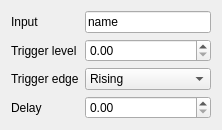
<?xml version="1.0" encoding="UTF-8"?>
<ui version="4.0">
 <class>Form</class>
 <widget class="QWidget" name="Form">
  <property name="geometry">
   <rect>
    <x>0</x>
    <y>0</y>
    <width>222</width>
    <height>124</height>
   </rect>
  </property>
  <property name="windowTitle">
   <string>Form</string>
  </property>
  <layout class="QFormLayout" name="formLayout">
   <item row="0" column="0">
    <widget class="QLabel" name="label">
     <property name="text">
      <string>Input</string>
     </property>
    </widget>
   </item>
   <item row="0" column="1">
    <widget class="QLineEdit" name="nameLineEdit">
     <property name="text">
      <string>name</string>
     </property>
     <property name="readOnly">
      <bool>true</bool>
     </property>
    </widget>
   </item>
   <item row="1" column="0">
    <widget class="QLabel" name="label_2">
     <property name="text">
      <string>Trigger level</string>
     </property>
    </widget>
   </item>
   <item row="2" column="0">
    <widget class="QLabel" name="label_3">
     <property name="text">
      <string>Trigger edge</string>
     </property>
    </widget>
   </item>
   <item row="2" column="1">
    <widget class="QComboBox" name="edgeComboBox">
     <item>
      <property name="text">
       <string>Rising</string>
      </property>
     </item>
     <item>
      <property name="text">
       <string>Falling</string>
      </property>
     </item>
    </widget>
   </item>
   <item row="3" column="0">
    <widget class="QLabel" name="label_4">
     <property name="text">
      <string>Delay</string>
     </property>
    </widget>
   </item>
   <item row="1" column="1">
    <widget class="ScienDSpinBox" name="levelDoubleSpinBox"/>
   </item>
   <item row="3" column="1">
    <widget class="ScienDSpinBox" name="delayDoubleSpinBox"/>
   </item>
  </layout>
 </widget>
 <customwidgets>
  <customwidget>
   <class>ScienDSpinBox</class>
   <extends>QDoubleSpinBox</extends>
   <header>qudi.util.widgets.scientific_spinbox</header>
  </customwidget>
 </customwidgets>
 <resources/>
 <connections/>
</ui>
